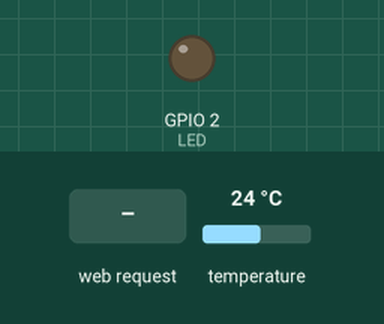
A sketch run on a simulated ESP32. Parts: output pins drawn as LEDs (lit = HIGH). The inputs (shaded band) are chosen by the test bench; at power-on: temperature 24 °C. WiFi joins after 1.5 s; servers stay silent unless stated; what the sketch prints to the serial monitor is not drawn.

Above: at 2.7 s.
2.8 s: HTTP request GET /readADC received
At 3.6 s:
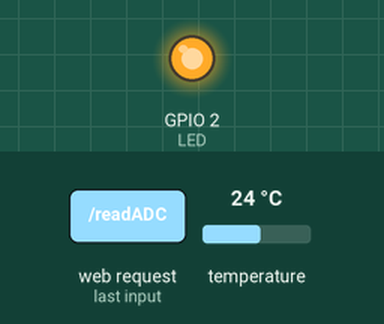
Timing chart, 0 to 5.8 s (numbered marks = the images above; inputs shaded):
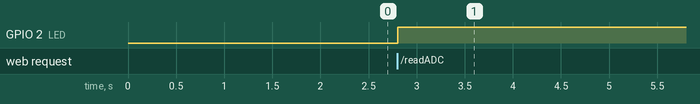

The sketch:

Esp32JavaScript_basic.ino
```cpp
/*
 *  Hands-on program, demonstrating use of Javascript.
 *  Aim is to fetch the sensor data at regular interval and display on web browser.
 *  It stores the webpage on program memory instead of ram.
 */
#include "WiFi.h"
#include "ESPAsyncWebServer.h"
#include "index.h"

#include<Wire.h>
#include <Adafruit_Sensor.h>
#include <Adafruit_BME280.h>
//For BME280 Sensor
#define SEALEVELPRESSURE_HPA (1013.25)
Adafruit_BME280 bme;

#define LED 2  //On board LED

unsigned bmestatus;

//SSID and Password of your WiFi router
const char* ssid = "";
const char* password = "";

AsyncWebServer server(80); //Server on port 80

//===============================================================
// This routine is executed when you open its IP in browser
//===============================================================
void handleRoot(AsyncWebServerRequest *request) {
 String s = MAIN_page; //Read HTML contents
 request->send(200, "text/html", s); //Send web page
}

void handleADC(AsyncWebServerRequest *request) {
 int a = analogRead(A0);
 float t = bme.readTemperature();
 String adcValue = String(t);
 digitalWrite(LED,!digitalRead(LED)); //Toggle LED on data request ajax
 request->send(200, "text/plane", adcValue); //Send ADC value only to client ajax request
}
//==============================================================
//                  SETUP
//==============================================================
void setup(void){
  Serial.begin(115200);

  WiFi.begin(ssid, password);     //Connect to your WiFi router
  Serial.println("");

  //Onboard LED port Direction output
  pinMode(LED,OUTPUT);
  bmestatus = bme.begin(0x76);

  // Wait for connection
  while (WiFi.status() != WL_CONNECTED) {
    delay(500);
    Serial.print(".");
  }

  //If connection successful show IP address in serial monitor
  Serial.println("");
  Serial.print("Connected to ");
  Serial.println(ssid);
  Serial.print("IP address: ");
  Serial.println(WiFi.localIP());  //IP address assigned to your ESP

  server.on("/",HTTP_GET, handleRoot);      //Which routine to handle at root location. This is display page
  server.on("/readADC",HTTP_GET, handleADC); //This page is called by java Script AJAX

  server.begin();                  //Start server
  Serial.println("HTTP server started");
}
//==============================================================
//                     LOOP
//==============================================================
void loop(void){
  //server.handleClient();          //Handle client requests
}
```

index.h
```cpp
const char MAIN_page[] PROGMEM = R"=====(
<!doctype html>
<html>
<head> </head>

<body>
    <div style="text-align:center;"><b>JavaScript Basics</b><br>Timer Demo</div>
    <div style="text-align:center;"><H1>Temperature <p id="temp"> </p> </H1></div>
<br>
<br>

<script>
var values = [];
var timeStamp = [];

//On Page load show graphs
window.onload = function() {
  console.log(new Date().toLocaleTimeString());
};

setInterval(function() {
  // Call a function repetatively with 5 Second interval
  getData();
}, 1000); //5000mSeconds update rate

function getData() {
  var xhttp = new XMLHttpRequest();
  xhttp.onreadystatechange = function() {
    if (this.readyState == 4 && this.status == 200) {

      var time = new Date().toLocaleTimeString();
      var ADCValue = this.responseText;
      values.push(ADCValue);
      timeStamp.push(time);
      ele = document.getElementById("temp")
      if(parseInt(ADCValue) < 24){
        ele.style.color = "BLUE";
      }
      else if(parseInt(ADCValue) >24 && parseInt(ADCValue) < 32) {
        ele.style.color = "GREEN"
      }
      else{
        ele.style.color = "RED"
      }
      ele.innerHTML = ADCValue + " <sup>o</sup>C"
    }
  };
  xhttp.open("GET", "readADC", true);
  xhttp.send();
}

</script>
</body>

</html>

)=====";
```

Measured:
- after the input at 2.8 s, GPIO 2 (LED): LOW → HIGH at once
